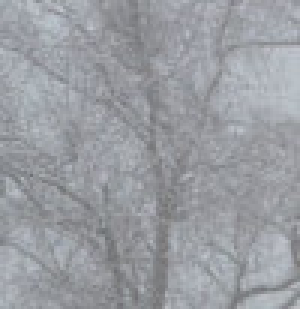
#> input picture enhance/imgcrop.jpg, 100 x 103 px (shown 3 times larger)
$ python script.py
#> lines starting #> are read from the running program, lines starting #| are printed output that depends on the picture
### enhance/src/inclib.py
import matplotlib.pyplot as plt
import matplotlib.image as image
import numpy as np

def plotDistribution(image):
    '''
    function to plot pixel intensity distribution of an image
    '''
    dist = np.zeros(256)
    x = np.arange(256)
    for row in image:
        for elem in row:
            if elem < 256:
                dist[elem] += 1
            else:
                dist[0] += 1
    return plt.plot(x, dist)


def HE(inimage, W=3, a=1, b=1, c=1, k=1):
    '''
    function to compute the transform of the input image
    '''

    # Variables
    # kernel dimensions(W)
    # parameters (a, b, c, k)


    # calculate global mean of the image mg(i, j)
    M, N = inimage.shape[0], inimage.shape[1]

    # transformed result image
    # res = np.empty(M*N, dtype='int32')
    res = np.empty(inimage.shape, dtype='int32')

    # for dim, image in enumerate(inimage):
    for dim in range(inimage.shape[2]):
        image = inimage[:, :, dim]
        resindex = 0

        # Global Mean
        mg = 0
        for i in range(M):
            for j in range(N):
                mg += image[i, j]
        mg /= M*N

        # for each pixel in the image, calculate the transformed intensity
        for i in range(M):
            for j in range(N):

                # local mean
                ml = 0
                for k in range(W):
                    for l in range(W):
                        ml += image[i+k, j+l] if (i+k < M and j+l < N) else 0
                ml /= W*W

                # local standard deviation
                stdDiv = 0
                for k in range(W):
                    for l in range(W):
                        stdDiv += (image[i+k, j+l] - ml)**2 if(i+k < M and j+l < N) else ml**2
                stdDiv = ( stdDiv/(W**2) )**0.5

                # get transformed intensity value of the current pixel
                mul1 = (k*mg)/(stdDiv+b)
                mul2 = ( image[i][j] - (c*ml) ) + ( ml**a )
                # and store in the result image
                res[i, j, dim] = (mul1*mul2)//255
                if res[i, j, dim] > 255:
                    res[i, j, dim] = 255
                # resindex += 1

    # reshape the array into input image dimension and return
    # res = res.reshape(M, N)
    return res

### enhance/script.py
from numpy.lib.function_base import copy

# include helper functions from the inclib.py file
from src.inclib import *


def main():
    # read input image data
    img = image.imread('imgcrop.jpg')
#> img is the input picture: shape (103, 100, 3); mean R, G, B 154.2, 156.8, 162.1

    # plot pixel distribution density

    # plotDistribution(img[:, :, 0])
    # plotDistribution(img[:, :, 1])
    # plotDistribution(img[:, :, 2])

    N = img.shape[0]
#> N = 103
    M = img.shape[1]
#> M = 100

    # [11 lines of commented-out code are left out]
    transImg1 = HE(img, 3, 1.2, 0.5, 0.5, 10)
#> after the loop in HE, `for dim in range(inimage.shape[2]):`:
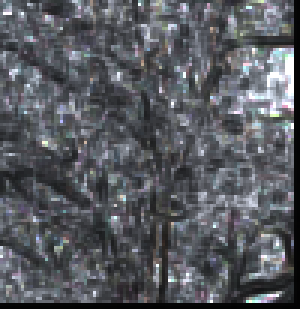
#> res: shape (103, 100, 3) int32 (shown 3 times larger); mean R, G, B 87.6, 90.2, 95.9
    # transImg1 = HE(img, 5, 1.4, 0.1, 0.1, 10)


  #  transImg1 = HE(img, 3, 1.8, 0.25, 0.25, 1)
#    plt.imshow(transImg1)
    plotDistribution(transImg1[:,:,0])
#> the loop in plotDistribution, `for row in image:` made 103 passes
#> after the loop in plotDistribution, `for row in image:`: dist = 256 values, max 147 at index 68, min 0 at index 0, mean 40.23
    plotDistribution(transImg1[:,:,1])
#> the loop in plotDistribution (call 2), `for row in image:` made 103 passes
    plotDistribution(transImg1[:,:,2])
    plt.show()
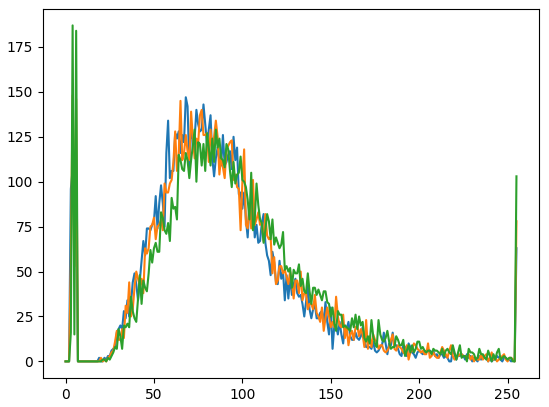
#> figure drawn by matplotlib, 1 panel; curve peaks at x = 68, y = 147; curve peaks at x = 4, y = 148; curve peaks at x = 4, y = 187
    # [14 lines of commented-out code are left out]

if __name__ == '__main__':
    main()
